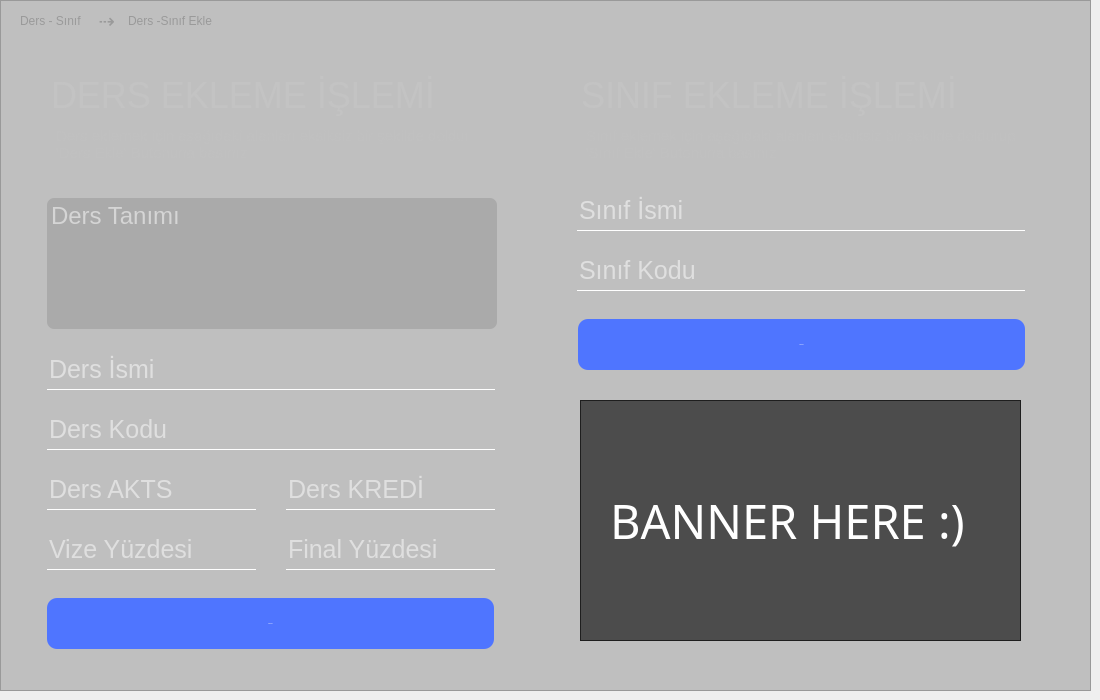
       <widget class="QWidget" name="qw_ders_ekle">
        <property name="styleSheet">
         <string notr="true"/>
        </property>
        <widget class="QLabel" name="label_18">
         <property name="geometry">
          <rect>
           <x>20</x>
           <y>10</y>
           <width>81</width>
           <height>21</height>
          </rect>
         </property>
         <property name="font">
          <font>
           <pointsize>9</pointsize>
          </font>
         </property>
         <property name="styleSheet">
          <string notr="true">QLabel{
color:silver;
background:transparent;
}</string>
         </property>
         <property name="text">
          <string>Ders - Sınıf</string>
         </property>
        </widget>
        <widget class="QLabel" name="label_19">
         <property name="geometry">
          <rect>
           <x>93</x>
           <y>13</y>
           <width>31</width>
           <height>16</height>
          </rect>
         </property>
         <property name="font">
          <font>
           <pointsize>15</pointsize>
          </font>
         </property>
         <property name="styleSheet">
          <string notr="true">QLabel{
color:silver;
background:transparent;
}</string>
         </property>
         <property name="text">
          <string> ⇢</string>
         </property>
        </widget>
        <widget class="QLabel" name="label_24">
         <property name="geometry">
          <rect>
           <x>128</x>
           <y>10</y>
           <width>111</width>
           <height>21</height>
          </rect>
         </property>
         <property name="font">
          <font>
           <pointsize>9</pointsize>
          </font>
         </property>
         <property name="styleSheet">
          <string notr="true">QLabel{
color:silver;
background:transparent;
}</string>
         </property>
         <property name="text">
          <string>Ders -Sınıf Ekle</string>
         </property>
        </widget>
        <widget class="QFrame" name="frame_5">
         <property name="geometry">
          <rect>
           <x>0</x>
           <y>0</y>
           <width>1091</width>
           <height>691</height>
          </rect>
         </property>
         <property name="styleSheet">
          <string notr="true">QFrame{
background:rgba(0,0,0,0.2);
}
QLineEdit{
font-size:25px;;
color:white;
background:transparent;
border:none;
border-bottom:1px solid white;
}
QTextEdit{
font-size:24px;;
color:white;
border:none;
border-radius:7px;
background:rgba(0,0,0,0.11);
}
QPushButton{
background:rgb(79, 117, 255);
border-radius:10px;
color:#fff;
}

QCheckBox{
color:silver;
background:transparent
}
QCheckBox:hover{
color:white;
}


</string>
         </property>
         <property name="frameShape">
          <enum>QFrame::StyledPanel</enum>
         </property>
         <property name="frameShadow">
          <enum>QFrame::Raised</enum>
         </property>
         <widget class="QLineEdit" name="ders_ekle_kod">
          <property name="geometry">
           <rect>
            <x>47</x>
            <y>409</y>
            <width>448</width>
            <height>41</height>
           </rect>
          </property>
          <property name="text">
           <string/>
          </property>
          <property name="maxLength">
           <number>24</number>
          </property>
          <property name="placeholderText">
           <string>Ders Kodu</string>
          </property>
         </widget>
         <widget class="QLineEdit" name="ders_ekle_isim">
          <property name="geometry">
           <rect>
            <x>47</x>
            <y>349</y>
            <width>448</width>
            <height>41</height>
           </rect>
          </property>
          <property name="text">
           <string/>
          </property>
          <property name="maxLength">
           <number>24</number>
          </property>
          <property name="frame">
           <bool>true</bool>
          </property>
          <property name="placeholderText">
           <string>Ders İsmi</string>
          </property>
         </widget>
         <widget class="QPushButton" name="btn_dersEkle">
          <property name="geometry">
           <rect>
            <x>47</x>
            <y>598</y>
            <width>447</width>
            <height>51</height>
           </rect>
          </property>
          <property name="font">
           <font>
            <pointsize>-1</pointsize>
           </font>
          </property>
          <property name="cursor">
           <cursorShape>PointingHandCursor</cursorShape>
          </property>
          <property name="text">
           <string>Ders Ekle</string>
          </property>
          <property name="shortcut">
           <string>Return</string>
          </property>
         </widget>
         <widget class="QLabel" name="label_11">
          <property name="geometry">
           <rect>
            <x>51</x>
            <y>70</y>
            <width>451</width>
            <height>51</height>
           </rect>
          </property>
          <property name="font">
           <font>
            <pointsize>-1</pointsize>
           </font>
          </property>
          <property name="styleSheet">
           <string notr="true">background:transparent;
color:rgb(195, 195, 195);
font-size:36px;</string>
          </property>
          <property name="text">
           <string>DERS EKLEME İŞLEMİ</string>
          </property>
         </widget>
         <widget class="QLabel" name="label_33">
          <property name="geometry">
           <rect>
            <x>56</x>
            <y>124</y>
            <width>411</width>
            <height>41</height>
           </rect>
          </property>
          <property name="styleSheet">
           <string notr="true">background:transparent;
color:silver;
border:none;
font-size:15px;</string>
          </property>
          <property name="text">
           <string>Ders eklemek için aşağıdaki alanları eksiksiz bir şekilde doldurup 
'Ders Ekle' Butonuna basınız</string>
          </property>
         </widget>
         <widget class="QTextEdit" name="ders_ekle_tanim">
          <property name="geometry">
           <rect>
            <x>47</x>
            <y>198</y>
            <width>450</width>
            <height>131</height>
           </rect>
          </property>
          <property name="placeholderText">
           <string>Ders Tanımı</string>
          </property>
         </widget>
         <widget class="QLineEdit" name="ders_ekle_akts">
          <property name="geometry">
           <rect>
            <x>47</x>
            <y>469</y>
            <width>209</width>
            <height>41</height>
           </rect>
          </property>
          <property name="text">
           <string/>
          </property>
          <property name="maxLength">
           <number>24</number>
          </property>
          <property name="placeholderText">
           <string>Ders AKTS</string>
          </property>
         </widget>
         <widget class="QLineEdit" name="ders_ekle_kredi">
          <property name="geometry">
           <rect>
            <x>286</x>
            <y>469</y>
            <width>209</width>
            <height>41</height>
           </rect>
          </property>
          <property name="text">
           <string/>
          </property>
          <property name="maxLength">
           <number>24</number>
          </property>
          <property name="placeholderText">
           <string>Ders KREDİ</string>
          </property>
         </widget>
         <widget class="QLineEdit" name="ders_ekle_finalYuzde">
          <property name="geometry">
           <rect>
            <x>286</x>
            <y>529</y>
            <width>209</width>
            <height>41</height>
           </rect>
          </property>
          <property name="text">
           <string/>
          </property>
          <property name="maxLength">
           <number>24</number>
          </property>
          <property name="placeholderText">
           <string>Final Yüzdesi</string>
          </property>
         </widget>
         <widget class="QLineEdit" name="ders_ekle_vizeYuzde">
          <property name="geometry">
           <rect>
            <x>47</x>
            <y>529</y>
            <width>209</width>
            <height>41</height>
           </rect>
          </property>
          <property name="text">
           <string/>
          </property>
          <property name="maxLength">
           <number>24</number>
          </property>
          <property name="placeholderText">
           <string>Vize Yüzdesi</string>
          </property>
         </widget>
         <widget class="QLabel" name="label_34">
          <property name="geometry">
           <rect>
            <x>586</x>
            <y>124</y>
            <width>441</width>
            <height>41</height>
           </rect>
          </property>
          <property name="styleSheet">
           <string notr="true">background:transparent;
color:silver;
border:none;
font-size:15px;</string>
          </property>
          <property name="text">
           <string>Sınıf eklemek için aşağıdaki alanları eksiksiz bir şekilde doldurup 
'Sınıf Ekle' Butonuna basınız</string>
          </property>
         </widget>
         <widget class="QLabel" name="label_35">
          <property name="geometry">
           <rect>
            <x>581</x>
            <y>70</y>
            <width>451</width>
            <height>51</height>
           </rect>
          </property>
          <property name="font">
           <font>
            <pointsize>-1</pointsize>
           </font>
          </property>
          <property name="styleSheet">
           <string notr="true">background:transparent;
color:rgb(195, 195, 195);
font-size:36px;</string>
          </property>
          <property name="text">
           <string>SINIF EKLEME İŞLEMİ</string>
          </property>
         </widget>
         <widget class="QLineEdit" name="sinif_ekle_kod">
          <property name="geometry">
           <rect>
            <x>577</x>
            <y>250</y>
            <width>448</width>
            <height>41</height>
           </rect>
          </property>
          <property name="text">
           <string/>
          </property>
          <property name="maxLength">
           <number>11</number>
          </property>
          <property name="placeholderText">
           <string>Sınıf Kodu</string>
          </property>
         </widget>
         <widget class="QLineEdit" name="sinif_ekle_isim">
          <property name="geometry">
           <rect>
            <x>577</x>
            <y>190</y>
            <width>448</width>
            <height>41</height>
           </rect>
          </property>
          <property name="text">
           <string/>
          </property>
          <property name="maxLength">
           <number>65</number>
          </property>
          <property name="frame">
           <bool>true</bool>
          </property>
          <property name="placeholderText">
           <string>Sınıf İsmi</string>
          </property>
         </widget>
         <widget class="QPushButton" name="btn_sinifEkle">
          <property name="geometry">
           <rect>
            <x>578</x>
            <y>319</y>
            <width>447</width>
            <height>51</height>
           </rect>
          </property>
          <property name="font">
           <font>
            <pointsize>-1</pointsize>
           </font>
          </property>
          <property name="cursor">
           <cursorShape>PointingHandCursor</cursorShape>
          </property>
          <property name="text">
           <string>Sınıf Ekle</string>
          </property>
          <property name="shortcut">
           <string>Return</string>
          </property>
         </widget>
         <widget class="QFrame" name="frame_6">
          <property name="geometry">
           <rect>
            <x>580</x>
            <y>400</y>
            <width>441</width>
            <height>241</height>
           </rect>
          </property>
          <property name="styleSheet">
           <string notr="true">QFrame{
background:rgba(0,0,0,0.6);
}</string>
          </property>
          <property name="frameShape">
           <enum>QFrame::StyledPanel</enum>
          </property>
          <property name="frameShadow">
           <enum>QFrame::Raised</enum>
          </property>
          <widget class="QLabel" name="label_40">
           <property name="geometry">
            <rect>
             <x>30</x>
             <y>80</y>
             <width>391</width>
             <height>81</height>
            </rect>
           </property>
           <property name="font">
            <font>
             <family>Myriad Pro</family>
             <pointsize>35</pointsize>
             <underline>false</underline>
            </font>
           </property>
           <property name="styleSheet">
            <string notr="true">color:white;
background:transparent;</string>
           </property>
           <property name="text">
            <string>BANNER HERE :)</string>
           </property>
          </widget>
         </widget>
         <zorder>ders_ekle_kod</zorder>
         <zorder>ders_ekle_isim</zorder>
         <zorder>btn_dersEkle</zorder>
         <zorder>label_11</zorder>
         <zorder>label_33</zorder>
         <zorder>ders_ekle_tanim</zorder>
         <zorder>ders_ekle_akts</zorder>
         <zorder>ders_ekle_kredi</zorder>
         <zorder>ders_ekle_finalYuzde</zorder>
         <zorder>ders_ekle_vizeYuzde</zorder>
         <zorder>menuStack</zorder>
         <zorder>label_34</zorder>
         <zorder>label_35</zorder>
         <zorder>sinif_ekle_kod</zorder>
         <zorder>sinif_ekle_isim</zorder>
         <zorder>btn_sinifEkle</zorder>
         <zorder>frame_6</zorder>
        </widget>
       </widget>
